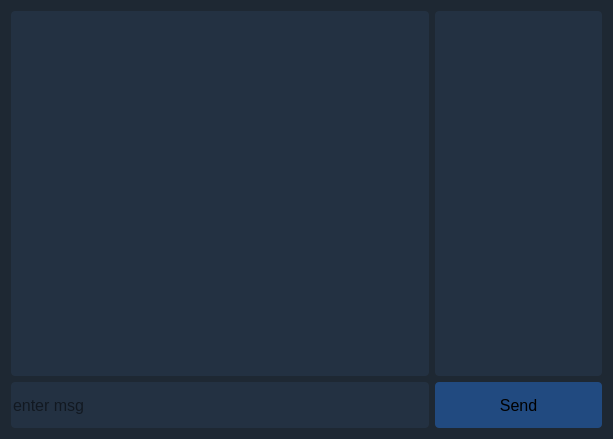
<?xml version="1.0" encoding="UTF-8"?>
<ui version="4.0">
 <class>ChatRoom</class>
 <widget class="QWidget" name="ChatRoom">
  <property name="geometry">
   <rect>
    <x>0</x>
    <y>0</y>
    <width>613</width>
    <height>439</height>
   </rect>
  </property>
  <property name="sizePolicy">
   <sizepolicy hsizetype="Preferred" vsizetype="Preferred">
    <horstretch>0</horstretch>
    <verstretch>0</verstretch>
   </sizepolicy>
  </property>
  <property name="font">
   <font>
    <pointsize>12</pointsize>
   </font>
  </property>
  <property name="windowTitle">
   <string>ChatRoom</string>
  </property>
  <property name="windowOpacity">
   <double>1.000000000000000</double>
  </property>
  <property name="styleSheet">
   <string notr="true">QWidget {
background-color:#1e2833;
}

QPushButton {
  background-color:#214a80;
  border:none;
  border-radius:4px;
}

QPushButton:hover{
background-color:  rgb(240, 62, 140);
}

QListWidget, QLineEdit {
border: none;
border-radius:4px;
background-color: #233142;
}

QListWidget::item {
height: 30px;
selection-background-color: #1e2833;
}

QListWidget::item:active {
border:none;
}

QListWidget::item:selected {
border:none;
}</string>
  </property>
  <layout class="QGridLayout" name="gridLayout" rowstretch="8,1" columnstretch="5,2" rowminimumheight="0,0" columnminimumwidth="2,1">
   <item row="0" column="0">
    <widget class="QListWidget" name="msgboxWidget">
     <property name="frameShadow">
      <enum>QFrame::Raised</enum>
     </property>
    </widget>
   </item>
   <item row="0" column="1">
    <widget class="QListWidget" name="userlistWidget">
     <property name="frameShadow">
      <enum>QFrame::Raised</enum>
     </property>
    </widget>
   </item>
   <item row="1" column="0">
    <widget class="QLineEdit" name="msginputLine">
     <property name="sizePolicy">
      <sizepolicy hsizetype="Expanding" vsizetype="Expanding">
       <horstretch>0</horstretch>
       <verstretch>0</verstretch>
      </sizepolicy>
     </property>
     <property name="placeholderText">
      <string>enter msg</string>
     </property>
    </widget>
   </item>
   <item row="1" column="1">
    <widget class="QPushButton" name="sendmsgButton">
     <property name="sizePolicy">
      <sizepolicy hsizetype="Minimum" vsizetype="Expanding">
       <horstretch>0</horstretch>
       <verstretch>0</verstretch>
      </sizepolicy>
     </property>
     <property name="text">
      <string>Send</string>
     </property>
    </widget>
   </item>
  </layout>
 </widget>
 <resources/>
 <connections/>
</ui>
